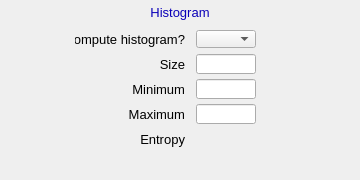
    <widget class="PyDMFrame" name="composite_1">
      <property name="geometry">
        <rect>
          <x>755</x>
          <y>245</y>
          <width>360</width>
          <height>180</height>
        </rect>
      </property>
      <widget class="PyDMDrawingRectangle" name="rectangle_1">
        <property name="geometry">
          <rect>
            <x>127</x>
            <y>2</y>
            <width>107</width>
            <height>21</height>
          </rect>
        </property>
        <property name="brush" stdset="0">
          <brush brushstyle="SolidPattern">
            <color alpha="255">
              <red>218</red>
              <green>218</green>
              <blue>218</blue>
            </color>
          </brush>
        </property>
        <property name="penStyle" stdset="0">
          <enum>Qt::SolidLine</enum>
        </property>
        <property name="penColor" stdset="0">
          <color>
            <red>218</red>
            <green>218</green>
            <blue>218</blue>
          </color>
        </property>
        <property name="penWidth" stdset="0">
          <double>0</double>
        </property>
        <property name="penCapStyle" stdset="0">
          <enum>Qt::FlatCap</enum>
        </property>
        <property name="toolTip">
          <string>rectangle_1</string>
        </property>
      </widget>
      <widget class="QLabel" name="text_1">
        <property name="geometry">
          <rect>
            <x>130</x>
            <y>2</y>
            <width>100</width>
            <height>20</height>
          </rect>
        </property>
        <property name="text">
          <string>Histogram</string>
        </property>
        <property name="font" stdset="0">
          <font>
            <pointsize>10</pointsize>
          </font>
        </property>
        <property name="brush" stdset="0">
          <brush brushstyle="SolidPattern">
            <color alpha="255">
              <red>10</red>
              <green>0</green>
              <blue>184</blue>
            </color>
          </brush>
        </property>
        <property name="toolTip">
          <string>text_1</string>
        </property>
        <property name="alignment">
          <set>Qt::AlignCenter</set>
        </property>
        <property name="styleSheet">
          <string notr="true">QLabel#text_1 {
  color: rgb(10, 0, 184);
  }</string>
        </property>
      </widget>
      <widget class="PyDMEnumComboBox" name="menu">
        <property name="geometry">
          <rect>
            <x>196</x>
            <y>30</y>
            <width>60</width>
            <height>18</height>
          </rect>
        </property>
        <property name="toolTip">
          <string>${prefix}ComputeHistogram</string>
        </property>
        <property name="channel" stdset="0">
          <string>ca://${prefix}ComputeHistogram</string>
        </property>
        <property name="font" stdset="0">
          <font>
            <pointsize>10</pointsize>
          </font>
        </property>
        <property name="styleSheet">
          <string notr="true">PyDMEnumComboBox#menu {
  color: rgb(0, 0, 0);
  background-color: rgb(115, 223, 255);
  }</string>
        </property>
      </widget>
      <widget class="QLabel" name="text_2">
        <property name="geometry">
          <rect>
            <x>75</x>
            <y>29</y>
            <width>110</width>
            <height>20</height>
          </rect>
        </property>
        <property name="text">
          <string>Compute histogram?</string>
        </property>
        <property name="font" stdset="0">
          <font>
            <pointsize>10</pointsize>
          </font>
        </property>
        <property name="brush" stdset="0">
          <brush brushstyle="SolidPattern">
            <color alpha="255">
              <red>0</red>
              <green>0</green>
              <blue>0</blue>
            </color>
          </brush>
        </property>
        <property name="toolTip">
          <string>text_2</string>
        </property>
        <property name="alignment">
          <set>Qt::AlignRight|Qt::AlignTrailing|Qt::AlignVCenter</set>
        </property>
        <property name="styleSheet">
          <string notr="true">QLabel#text_2 {
  color: rgb(0, 0, 0);
  }</string>
        </property>
      </widget>
      <widget class="PyDMLineEdit" name="text_entry">
        <property name="geometry">
          <rect>
            <x>196</x>
            <y>54</y>
            <width>60</width>
            <height>20</height>
          </rect>
        </property>
        <property name="channel" stdset="0">
          <string>ca://${prefix}HistSize</string>
        </property>
        <property name="toolTip">
          <string>${prefix}HistSize</string>
        </property>
        <property name="font" stdset="0">
          <font>
            <pointsize>10</pointsize>
          </font>
        </property>
        <property name="styleSheet">
          <string notr="true">PyDMLineEdit#text_entry {
  color: rgb(0, 0, 0);
  background-color: rgb(115, 223, 255);
  border: 1px solid black;
  margin: 0px;
  padding: 0px;
  spacing: 0px;
  }</string>
        </property>
      </widget>
      <widget class="QLabel" name="text_3">
        <property name="geometry">
          <rect>
            <x>115</x>
            <y>54</y>
            <width>70</width>
            <height>20</height>
          </rect>
        </property>
        <property name="text">
          <string>Size</string>
        </property>
        <property name="font" stdset="0">
          <font>
            <pointsize>10</pointsize>
          </font>
        </property>
        <property name="brush" stdset="0">
          <brush brushstyle="SolidPattern">
            <color alpha="255">
              <red>0</red>
              <green>0</green>
              <blue>0</blue>
            </color>
          </brush>
        </property>
        <property name="toolTip">
          <string>text_3</string>
        </property>
        <property name="alignment">
          <set>Qt::AlignRight|Qt::AlignTrailing|Qt::AlignVCenter</set>
        </property>
        <property name="styleSheet">
          <string notr="true">QLabel#text_3 {
  color: rgb(0, 0, 0);
  }</string>
        </property>
      </widget>
      <widget class="PyDMLineEdit" name="text_entry_1">
        <property name="geometry">
          <rect>
            <x>196</x>
            <y>79</y>
            <width>60</width>
            <height>20</height>
          </rect>
        </property>
        <property name="channel" stdset="0">
          <string>ca://${prefix}HistMin</string>
        </property>
        <property name="toolTip">
          <string>${prefix}HistMin</string>
        </property>
        <property name="font" stdset="0">
          <font>
            <pointsize>10</pointsize>
          </font>
        </property>
        <property name="styleSheet">
          <string notr="true">PyDMLineEdit#text_entry_1 {
  color: rgb(0, 0, 0);
  background-color: rgb(115, 223, 255);
  border: 1px solid black;
  margin: 0px;
  padding: 0px;
  spacing: 0px;
  }</string>
        </property>
      </widget>
      <widget class="QLabel" name="text_4">
        <property name="geometry">
          <rect>
            <x>115</x>
            <y>79</y>
            <width>70</width>
            <height>20</height>
          </rect>
        </property>
        <property name="text">
          <string>Minimum</string>
        </property>
        <property name="font" stdset="0">
          <font>
            <pointsize>10</pointsize>
          </font>
        </property>
        <property name="brush" stdset="0">
          <brush brushstyle="SolidPattern">
            <color alpha="255">
              <red>0</red>
              <green>0</green>
              <blue>0</blue>
            </color>
          </brush>
        </property>
        <property name="toolTip">
          <string>text_4</string>
        </property>
        <property name="alignment">
          <set>Qt::AlignRight|Qt::AlignTrailing|Qt::AlignVCenter</set>
        </property>
        <property name="styleSheet">
          <string notr="true">QLabel#text_4 {
  color: rgb(0, 0, 0);
  }</string>
        </property>
      </widget>
      <widget class="PyDMLineEdit" name="text_entry_2">
        <property name="geometry">
          <rect>
            <x>196</x>
            <y>104</y>
            <width>60</width>
            <height>20</height>
          </rect>
        </property>
        <property name="channel" stdset="0">
          <string>ca://${prefix}HistMax</string>
        </property>
        <property name="toolTip">
          <string>${prefix}HistMax</string>
        </property>
        <property name="font" stdset="0">
          <font>
            <pointsize>10</pointsize>
          </font>
        </property>
        <property name="styleSheet">
          <string notr="true">PyDMLineEdit#text_entry_2 {
  color: rgb(0, 0, 0);
  background-color: rgb(115, 223, 255);
  border: 1px solid black;
  margin: 0px;
  padding: 0px;
  spacing: 0px;
  }</string>
        </property>
      </widget>
      <widget class="QLabel" name="text_5">
        <property name="geometry">
          <rect>
            <x>115</x>
            <y>104</y>
            <width>70</width>
            <height>20</height>
          </rect>
        </property>
        <property name="text">
          <string>Maximum</string>
        </property>
        <property name="font" stdset="0">
          <font>
            <pointsize>10</pointsize>
          </font>
        </property>
        <property name="brush" stdset="0">
          <brush brushstyle="SolidPattern">
            <color alpha="255">
              <red>0</red>
              <green>0</green>
              <blue>0</blue>
            </color>
          </brush>
        </property>
        <property name="toolTip">
          <string>text_5</string>
        </property>
        <property name="alignment">
          <set>Qt::AlignRight|Qt::AlignTrailing|Qt::AlignVCenter</set>
        </property>
        <property name="styleSheet">
          <string notr="true">QLabel#text_5 {
  color: rgb(0, 0, 0);
  }</string>
        </property>
      </widget>
      <widget class="PyDMLabel" name="text_update">
        <property name="geometry">
          <rect>
            <x>196</x>
            <y>130</y>
            <width>61</width>
            <height>18</height>
          </rect>
        </property>
        <property name="toolTip">
          <string>PV: ${prefix}HistEntropy_RBV</string>
        </property>
        <property name="channel" stdset="0">
          <string>ca://${prefix}HistEntropy_RBV</string>
        </property>
        <property name="font" stdset="0">
          <font>
            <pointsize>10</pointsize>
          </font>
        </property>
        <property name="alignment">
          <set>Qt::AlignLeading|Qt::AlignLeft|Qt::AlignVCenter</set>
        </property>
        <property name="textInteractionFlags">
          <set>Qt::TextSelectableByKeyboard|Qt::TextSelectableByMouse</set>
        </property>
        <property name="styleSheet">
          <string notr="true">PyDMLabel#text_update {
  color: rgb(10, 0, 184);
  background-color: rgb(187, 187, 187);
  }</string>
        </property>
      </widget>
      <widget class="QLabel" name="text_6">
        <property name="geometry">
          <rect>
            <x>85</x>
            <y>129</y>
            <width>100</width>
            <height>20</height>
          </rect>
        </property>
        <property name="text">
          <string>Entropy</string>
        </property>
        <property name="font" stdset="0">
          <font>
            <pointsize>10</pointsize>
          </font>
        </property>
        <property name="brush" stdset="0">
          <brush brushstyle="SolidPattern">
            <color alpha="255">
              <red>0</red>
              <green>0</green>
              <blue>0</blue>
            </color>
          </brush>
        </property>
        <property name="toolTip">
          <string>text_6</string>
        </property>
        <property name="alignment">
          <set>Qt::AlignRight|Qt::AlignTrailing|Qt::AlignVCenter</set>
        </property>
        <property name="styleSheet">
          <string notr="true">QLabel#text_6 {
  color: rgb(0, 0, 0);
  }</string>
        </property>
      </widget>
      <widget class="PyDMDrawingRectangle" name="rectangle_2">
        <property name="geometry">
          <rect>
            <x>0</x>
            <y>0</y>
            <width>360</width>
            <height>180</height>
          </rect>
        </property>
        <property name="brush" stdset="0">
          <brush brushstyle="NoBrush">
            <color alpha="255">
              <red>0</red>
              <green>0</green>
              <blue>0</blue>
            </color>
          </brush>
        </property>
        <property name="penStyle" stdset="0">
          <enum>Qt::SolidLine</enum>
        </property>
        <property name="penColor" stdset="0">
          <color>
            <red>0</red>
            <green>0</green>
            <blue>0</blue>
          </color>
        </property>
        <property name="penWidth" stdset="0">
          <double>1</double>
        </property>
        <property name="penCapStyle" stdset="0">
          <enum>Qt::FlatCap</enum>
        </property>
        <property name="toolTip">
          <string>rectangle_2</string>
        </property>
      </widget>
      <widget class="PyDMLabel" name="text_update_1">
        <property name="geometry">
          <rect>
            <x>263</x>
            <y>30</y>
            <width>90</width>
            <height>18</height>
          </rect>
        </property>
        <property name="toolTip">
          <string>PV: ${prefix}ComputeHistogram_RBV</string>
        </property>
        <property name="channel" stdset="0">
          <string>ca://${prefix}ComputeHistogram_RBV</string>
        </property>
        <property name="font" stdset="0">
          <font>
            <pointsize>10</pointsize>
          </font>
        </property>
        <property name="alignment">
          <set>Qt::AlignLeading|Qt::AlignLeft|Qt::AlignVCenter</set>
        </property>
        <property name="textInteractionFlags">
          <set>Qt::TextSelectableByKeyboard|Qt::TextSelectableByMouse</set>
        </property>
        <property name="styleSheet">
          <string notr="true">PyDMLabel#text_update_1 {
  color: rgb(10, 0, 184);
  background-color: rgb(70, 70, 70);
  }</string>
        </property>
      </widget>
      <widget class="PyDMLabel" name="text_update_2">
        <property name="geometry">
          <rect>
            <x>263</x>
            <y>55</y>
            <width>90</width>
            <height>18</height>
          </rect>
        </property>
        <property name="toolTip">
          <string>PV: ${prefix}HistSize_RBV</string>
        </property>
        <property name="channel" stdset="0">
          <string>ca://${prefix}HistSize_RBV</string>
        </property>
        <property name="font" stdset="0">
          <font>
            <pointsize>10</pointsize>
          </font>
        </property>
        <property name="alignment">
          <set>Qt::AlignLeading|Qt::AlignLeft|Qt::AlignVCenter</set>
        </property>
        <property name="textInteractionFlags">
          <set>Qt::TextSelectableByKeyboard|Qt::TextSelectableByMouse</set>
        </property>
        <property name="styleSheet">
          <string notr="true">PyDMLabel#text_update_2 {
  color: rgb(10, 0, 184);
  background-color: rgb(187, 187, 187);
  }</string>
        </property>
      </widget>
      <widget class="PyDMLabel" name="text_update_3">
        <property name="geometry">
          <rect>
            <x>263</x>
            <y>80</y>
            <width>90</width>
            <height>18</height>
          </rect>
        </property>
        <property name="toolTip">
          <string>PV: ${prefix}HistMin_RBV</string>
        </property>
        <property name="channel" stdset="0">
          <string>ca://${prefix}HistMin_RBV</string>
        </property>
        <property name="font" stdset="0">
          <font>
            <pointsize>10</pointsize>
          </font>
        </property>
        <property name="alignment">
          <set>Qt::AlignLeading|Qt::AlignLeft|Qt::AlignVCenter</set>
        </property>
        <property name="textInteractionFlags">
          <set>Qt::TextSelectableByKeyboard|Qt::TextSelectableByMouse</set>
        </property>
        <property name="styleSheet">
          <string notr="true">PyDMLabel#text_update_3 {
  color: rgb(10, 0, 184);
  background-color: rgb(187, 187, 187);
  }</string>
        </property>
      </widget>
      <widget class="PyDMLabel" name="text_update_4">
        <property name="geometry">
          <rect>
            <x>263</x>
            <y>105</y>
            <width>90</width>
            <height>18</height>
          </rect>
        </property>
        <property name="toolTip">
          <string>PV: ${prefix}HistMax_RBV</string>
        </property>
        <property name="channel" stdset="0">
          <string>ca://${prefix}HistMax_RBV</string>
        </property>
        <property name="font" stdset="0">
          <font>
            <pointsize>10</pointsize>
          </font>
        </property>
        <property name="alignment">
          <set>Qt::AlignLeading|Qt::AlignLeft|Qt::AlignVCenter</set>
        </property>
        <property name="textInteractionFlags">
          <set>Qt::TextSelectableByKeyboard|Qt::TextSelectableByMouse</set>
        </property>
        <property name="styleSheet">
          <string notr="true">PyDMLabel#text_update_4 {
  color: rgb(10, 0, 184);
  background-color: rgb(187, 187, 187);
  }</string>
        </property>
      </widget>
      <widget class="PyDMFrame" name="composite_2">
        <property name="geometry">
          <rect>
            <x>145</x>
            <y>154</y>
            <width>111</width>
            <height>20</height>
          </rect>
        </property>
        <widget class="PyDMRelatedDisplayButton" name="related_display">
          <property name="geometry">
            <rect>
              <x>806</x>
              <y>245</y>
              <width>60</width>
              <height>20</height>
            </rect>
          </property>
          <property name="showIcon" stdset="0">
            <bool>true</bool>
          </property>
          <property name="font" stdset="0">
            <font>
              <pointsize>10</pointsize>
            </font>
          </property>
          <property name="styleSheet">
            <string notr="true">PyDMRelatedDisplayButton#related_display {
  color: rgb(0, 0, 0);
  background-color: rgb(115, 223, 255);
  }</string>
          </property>
          <property name="titles" stdset="0">
            <stringlist>
              <string>netCDF file #1</string>
            </stringlist>
          </property>
          <property name="filenames" stdset="0">
            <stringlist>
              <string>Plot_V21.ui</string>
            </stringlist>
          </property>
          <property name="macros" stdset="0">
            <stringlist>
              <string>P=${P},R=${R},DATA=Histogram_RBV,TITLE=Histogram,XLABEL=Bin Number,YLABEL=Counts</string>
            </stringlist>
          </property>
          <property name="openInNewWindow" stdset="0">
            <bool>true</bool>
          </property>
        </widget>
        <widget class="QLabel" name="text_7">
          <property name="geometry">
            <rect>
              <x>755</x>
              <y>245</y>
              <width>40</width>
              <height>20</height>
            </rect>
          </property>
          <property name="text">
            <string>Plot</string>
          </property>
          <property name="font" stdset="0">
            <font>
              <pointsize>10</pointsize>
            </font>
          </property>
          <property name="brush" stdset="0">
            <brush brushstyle="SolidPattern">
              <color alpha="255">
                <red>0</red>
                <green>0</green>
                <blue>0</blue>
              </color>
            </brush>
          </property>
          <property name="toolTip">
            <string>text_7</string>
          </property>
          <property name="alignment">
            <set>Qt::AlignLeading|Qt::AlignLeft|Qt::AlignVCenter</set>
          </property>
          <property name="styleSheet">
            <string notr="true">QLabel#text_7 {
  color: rgb(0, 0, 0);
  }</string>
          </property>
        </widget>
      </widget>
    </widget>
